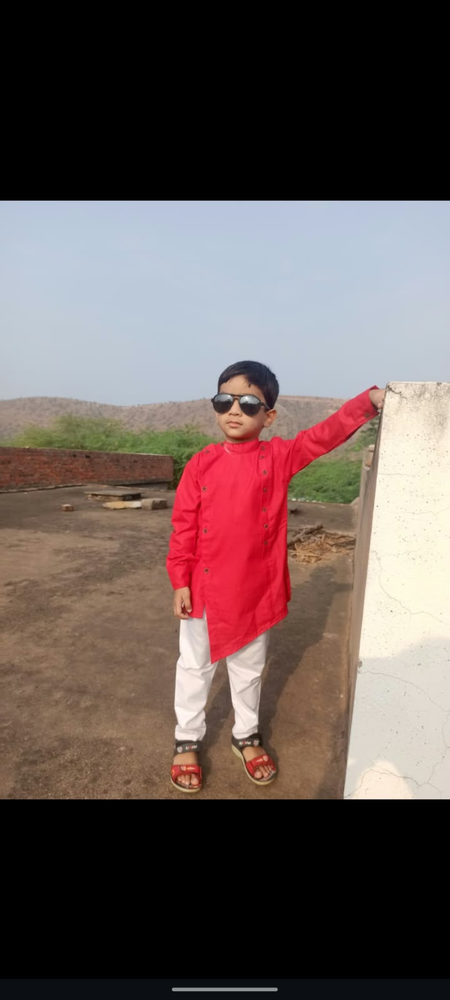
#> input picture bigger_image.png, 450 x 1000 px, shrunk from 1080 x 2400 before the run
$ python 'ex 11.py'
#> lines starting #> are read from the running program, lines starting #| are printed output that depends on the picture
import cv2
from tkinter import Tk
from tkinter.filedialog import askopenfilename

Tk().withdraw()
path = askopenfilename()
#> the answer given: ../bigger_image.png
img = cv2.imread(path)
#> img is the input picture: shape (1000, 450, 3); mean B, G, R 86.2, 88.7, 103.6

if img is not None:
    rotated = cv2.rotate(img, cv2.ROTATE_180)
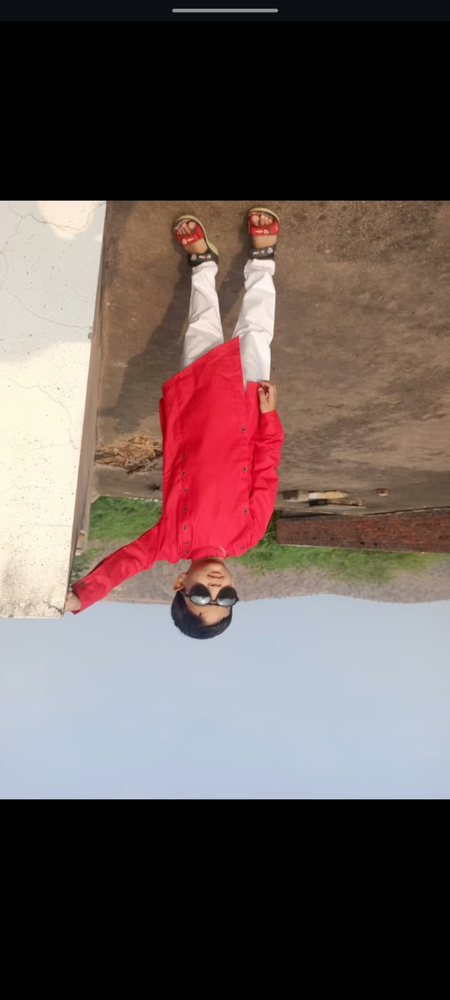
#> rotated: shape (1000, 450, 3); mean B, G, R 86.2, 88.7, 103.6

    cv2.imshow("Original Image", img)
    cv2.imshow("Rotated 180 Degrees", rotated)

    cv2.waitKey(0)
    cv2.destroyAllWindows()
else:
    print("Image not selected or not found")

$ run again, on color_histogram.png
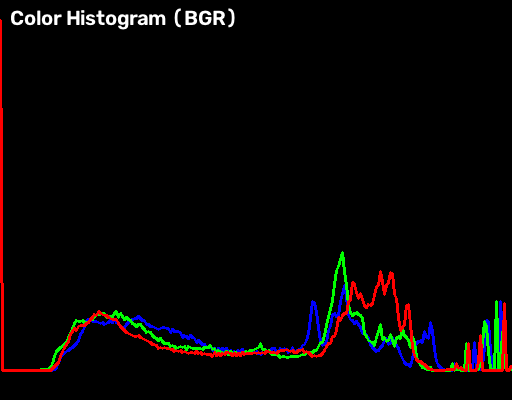
#> input picture color_histogram.png, 512 x 400 px
#> img is the input picture: shape (400, 512, 3); mean B, G, R 4.4, 4.9, 6.8
#> `rotated = cv2.rotate(img, cv2.ROTATE_180)`:
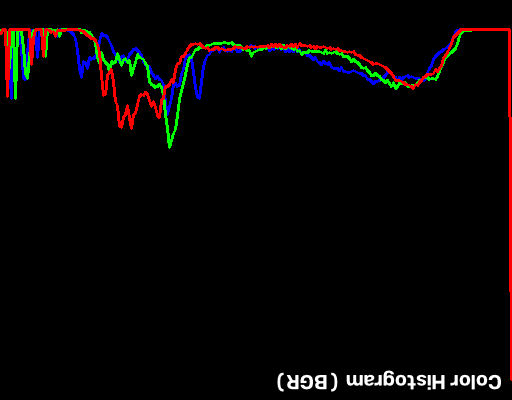
#> rotated: shape (400, 512, 3); mean B, G, R 4.4, 4.9, 6.8

$ run again, on equalized_image.png
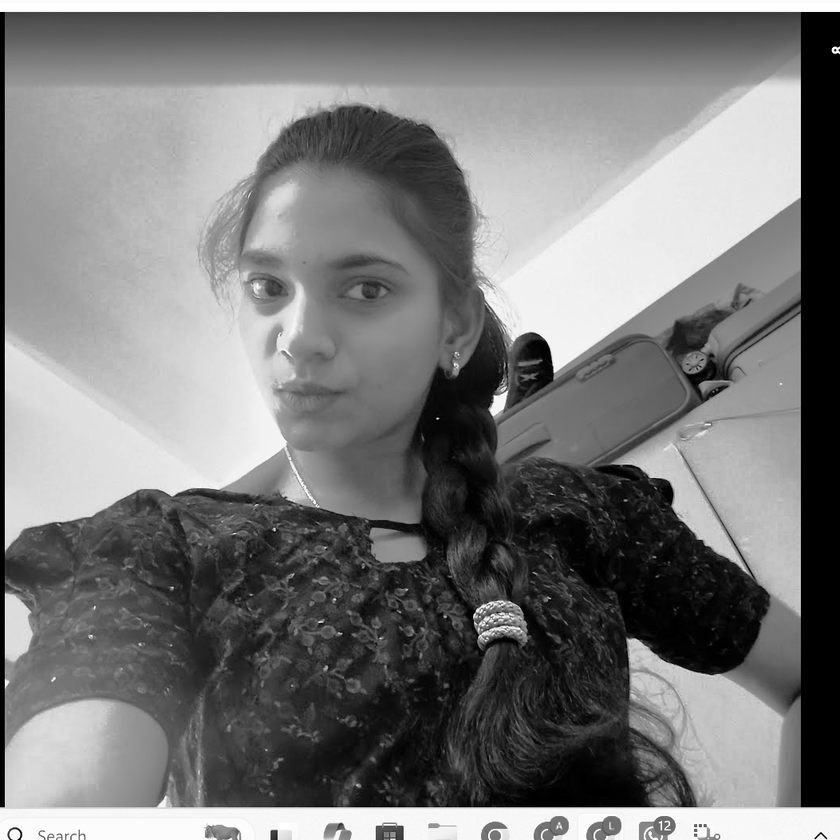
#> input picture equalized_image.png, 840 x 840 px, shrunk from 1053 x 1053 before the run
#> img is the input picture: shape (840, 840, 3); min 0, max 255, mean 122
#> `rotated = cv2.rotate(img, cv2.ROTATE_180)`:
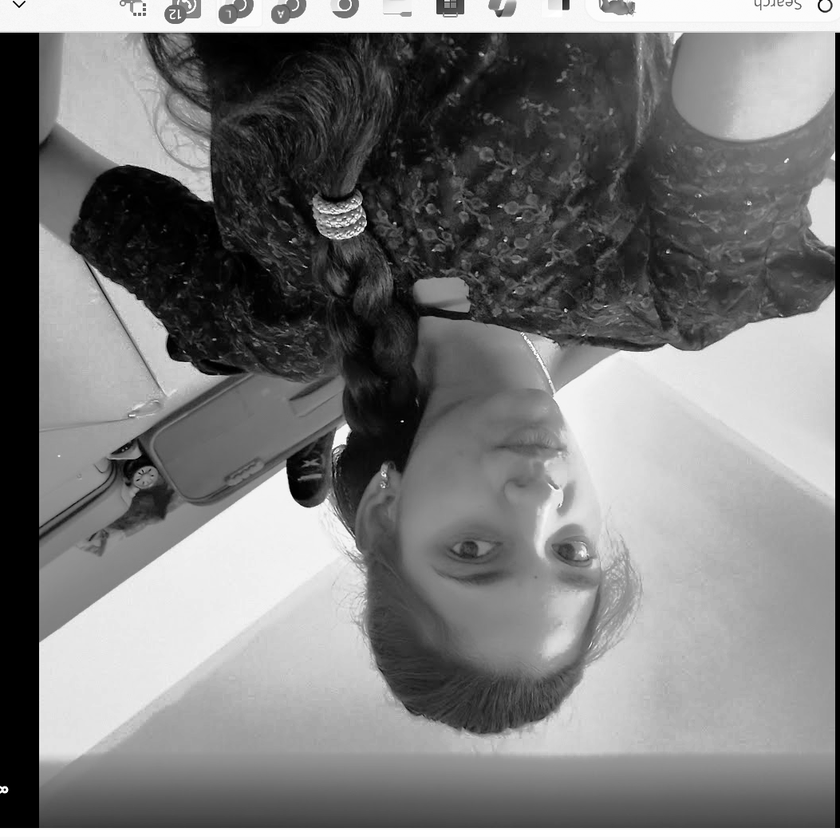
#> rotated: shape (840, 840, 3); min 0, max 255, mean 122
